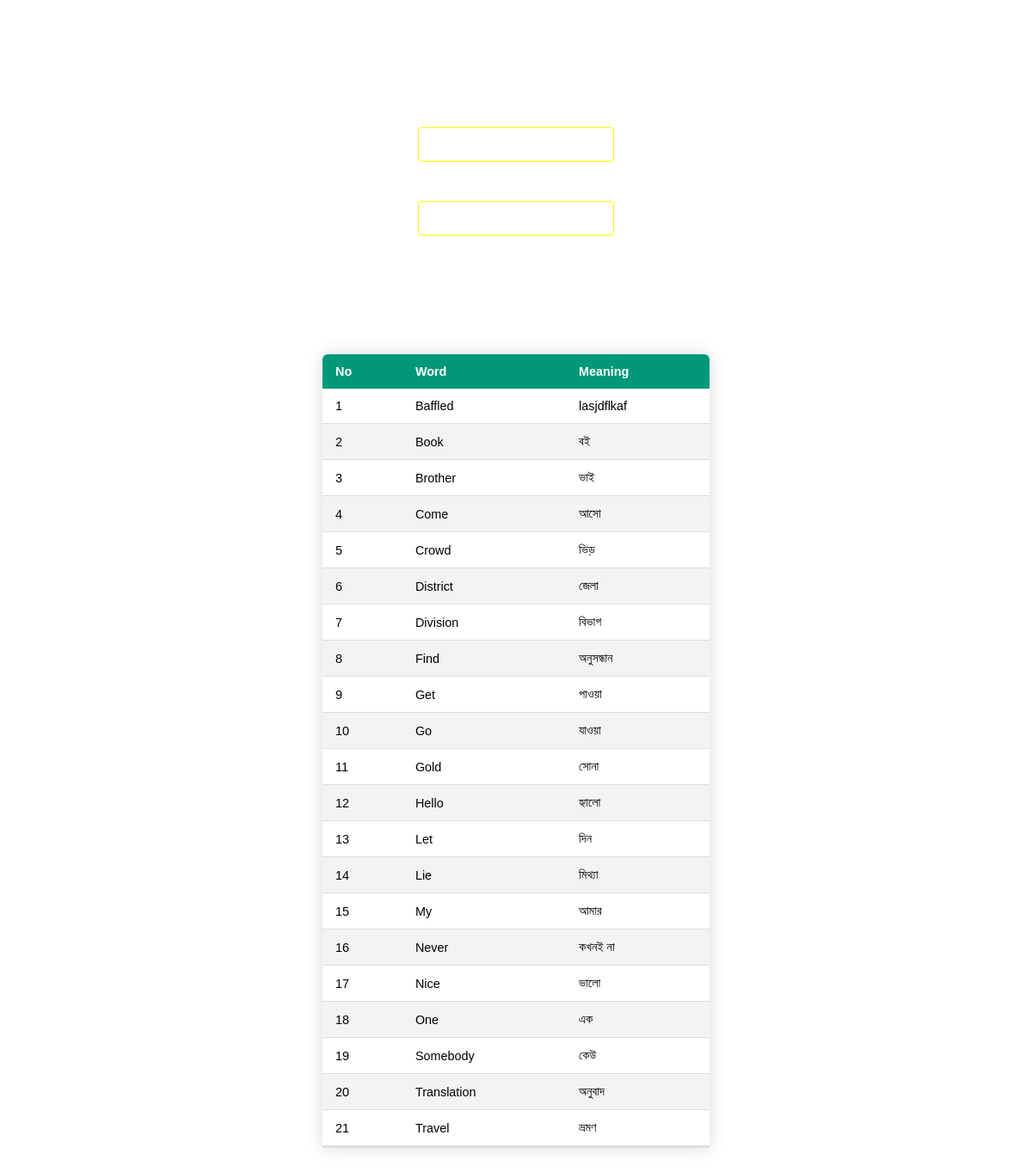
The page /Final_Improve/insert_word.php (signed in) on the database its author committed.
### tables this page shows
CREATE TABLE `dictionary` (
  `word` varchar(100) NOT NULL,
  `meaning` varchar(200) NOT NULL
);

### Final_Improve/insert_word.php (the view, shortened to what this page needs)
<?php
include("connection.php");
?>
<html>
<head>
</head>
<body>
<div class="header">
    <button class="btn"><a href="index.php">HOME</a> </button>
    <button class="btn"><a href="logout.php">LOGOUT</a></button>
</div>
<div class="content">
    <form action="" method="post">
        <div class="form-group">
            <lebel for="">Word</lebel><br>
            <input type="text" name="word" class="form-control" required>
        </div>
        <div class="form-group">
            <lebel for="">Meaning</lebel><br>
            <input type="text" name="meaning" class="form-control" required>
        </div>
        <button type="submit" class="btn">INSERT</button>
    </form>
    <table class="words">
        <thead>
            <tr>
                <th>No</th>
                <th>Word</th>
                <th>Meaning</th>
            </tr>
        </thead>
        <tbody>
            <?php
            $query = "select * from dictionary";
            $result = mysqli_query($con, $query);
            $count = 1;
            while ($info = mysqli_fetch_array ($result) ) {
                ?>
                <tr>
                    <td> <?php echo $count?></td>
                    <td> <?php echo $info['word'] ?> </td>
                    <td> <?php echo $info['meaning'] ?> </td>
                </tr>
                <?php
                $count++;
            }
            ?>
        </tbody>
    </table>
    <br><br><br>
</div>
</body>
</html>

### Final_Improve/insert_word.php (style rules this page uses)
body { min-height: 100vh; color: white; font-family: sans-serif; font-weight: bold; }
* { margin: 0; padding: 0; }
body { background: url(image/dictionary.jpg) no-repeat center center fixed; -webkit-background-size: cover; -moz-background-size: cover; -o-background-size: cover; background-size: cover; }
.header { height: 15%; display: flex; align-items: center; overflow: hidden; position: relative; }
.btn { cursor: pointer; color: white; font-size: 14px; letter-spacing: 2px; padding: 10px 30px; border: 2px solid white; background: transparent; text-decoration: none; text-align: center; font-weight: bold; margin: 40px 8px; }
a { color: white; }
.btn a:link { text-decoration: none; }
.content { text-align: center; }
.content .form-control { width: 19%; height: 40px; background: white; border-radius: 4px; border: 1px solid yellow; margin: 10px 0 18px 0; padding: 0 10px; }
.words { border-collapse: collapse; margin: 25px 0; font-size: 0.9em; font-family: sans-serif; min-width: 450px; background: white; border-radius: 6px 6px 0 0; overflow: hidden; box-shadow: 0 0 20px rgba(0, 0, 0, 0.15); margin: auto; }
.words thead tr { background-color: #009879; text-align: left; font-weight: bold; }
.words th, .words td { padding: 12px 15px; }
.words tbody tr { border-bottom: 1px solid #dddddd; color: black; }
.words tbody tr:nth-of-type(even) { background-color: #f3f3f3; }
.words tbody tr:last-of-type { border-bottom: 3px solid #dddddd; }

### rows shown on the page
dictionary: word "Baffled", meaning "lasjdflkaf"
dictionary: word "Book", meaning "বই"
dictionary: word "Brother", meaning "ভাই"
dictionary: word "Come", meaning "আসো"
dictionary: word "Crowd", meaning "ভিড়"
dictionary: word "District", meaning "জেলা"
dictionary: word "Division", meaning "বিভাগ"
dictionary: word "Find", meaning "অনুসন্ধান"
dictionary: word "Get", meaning "পাওয়া"
dictionary: word "Go", meaning "যাওয়া"
dictionary: word "Gold", meaning "সোনা"
dictionary: word "Hello", meaning "হ্যালো"
dictionary: word "Let", meaning "দিন"
dictionary: word "Lie", meaning "মিথ্যা"
dictionary: word "My", meaning "আমার"
dictionary: word "Never", meaning "কখনই না"
dictionary: word "Nice", meaning "ভালো"
dictionary: word "One", meaning "এক"
dictionary: word "Somebody", meaning "কেউ"
dictionary: word "Translation", meaning "অনুবাদ"
dictionary: word "Travel", meaning "ভ্রমণ"
